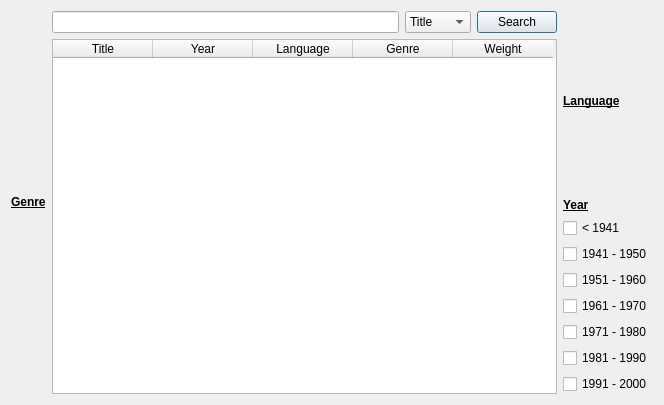
<?xml version="1.0" encoding="UTF-8"?>
<ui version="4.0">
 <class>Dialog</class>
 <widget class="QDialog" name="Dialog">
  <property name="geometry">
   <rect>
    <x>0</x>
    <y>0</y>
    <width>664</width>
    <height>405</height>
   </rect>
  </property>
  <property name="windowTitle">
   <string>Dialog</string>
  </property>
  <layout class="QHBoxLayout" name="horizontalLayout_2">
   <item>
    <layout class="QVBoxLayout" name="genreLayout">
     <property name="sizeConstraint">
      <enum>QLayout::SetNoConstraint</enum>
     </property>
     <item>
      <widget class="QLabel" name="label">
       <property name="text">
        <string>&lt;b&gt;&lt;u&gt;Genre&lt;/u&gt;&lt;/b&gt;</string>
       </property>
      </widget>
     </item>
    </layout>
   </item>
   <item>
    <layout class="QVBoxLayout" name="verticalLayout">
     <item>
      <layout class="QHBoxLayout" name="horizontalLayout">
       <item>
        <widget class="QLineEdit" name="lineEdit"/>
       </item>
       <item>
        <widget class="QComboBox" name="comboBox">
         <item>
          <property name="text">
           <string>Title</string>
          </property>
         </item>
         <item>
          <property name="text">
           <string>Author</string>
          </property>
         </item>
        </widget>
       </item>
       <item>
        <widget class="QPushButton" name="searchButton">
         <property name="text">
          <string>Search</string>
         </property>
        </widget>
       </item>
      </layout>
     </item>
     <item>
      <widget class="QTableWidget" name="tableWidget">
       <column>
        <property name="text">
         <string>Title</string>
        </property>
       </column>
       <column>
        <property name="text">
         <string>Year</string>
        </property>
       </column>
       <column>
        <property name="text">
         <string>Language</string>
        </property>
       </column>
       <column>
        <property name="text">
         <string>Genre</string>
        </property>
       </column>
       <column>
        <property name="text">
         <string>Weight</string>
        </property>
       </column>
      </widget>
     </item>
    </layout>
   </item>
   <item>
    <layout class="QVBoxLayout" name="verticalLayout_3">
     <item>
      <layout class="QVBoxLayout" name="languageLayout">
       <item>
        <widget class="QLabel" name="label_2">
         <property name="text">
          <string>&lt;html&gt;&lt;head/&gt;&lt;body&gt;&lt;p&gt;&lt;span style=&quot; font-weight:600; text-decoration: underline;&quot;&gt;Language&lt;/span&gt;&lt;/p&gt;&lt;/body&gt;&lt;/html&gt;</string>
         </property>
        </widget>
       </item>
      </layout>
     </item>
     <item>
      <layout class="QVBoxLayout" name="verticalLayout_2">
       <item>
        <widget class="QLabel" name="label_3">
         <property name="text">
          <string>&lt;b&gt;&lt;u&gt;Year&lt;/u&gt;&lt;/b&gt;</string>
         </property>
        </widget>
       </item>
       <item>
        <widget class="QCheckBox" name="checkBox_7">
         <property name="text">
          <string>&lt; 1941</string>
         </property>
        </widget>
       </item>
       <item>
        <widget class="QCheckBox" name="checkBox_6">
         <property name="text">
          <string>1941 - 1950</string>
         </property>
        </widget>
       </item>
       <item>
        <widget class="QCheckBox" name="checkBox_5">
         <property name="text">
          <string>1951 - 1960</string>
         </property>
        </widget>
       </item>
       <item>
        <widget class="QCheckBox" name="checkBox_4">
         <property name="text">
          <string>1961 - 1970</string>
         </property>
        </widget>
       </item>
       <item>
        <widget class="QCheckBox" name="checkBox_3">
         <property name="text">
          <string>1971 - 1980</string>
         </property>
        </widget>
       </item>
       <item>
        <widget class="QCheckBox" name="checkBox_2">
         <property name="text">
          <string>1981 - 1990</string>
         </property>
        </widget>
       </item>
       <item>
        <widget class="QCheckBox" name="checkBox">
         <property name="text">
          <string>1991 - 2000</string>
         </property>
        </widget>
       </item>
      </layout>
     </item>
    </layout>
   </item>
  </layout>
  <zorder>verticalLayoutWidget</zorder>
  <zorder>tableWidget</zorder>
  <zorder>verticalLayoutWidget_2</zorder>
 </widget>
 <layoutdefault spacing="6" margin="11"/>
 <resources/>
 <connections/>
</ui>
